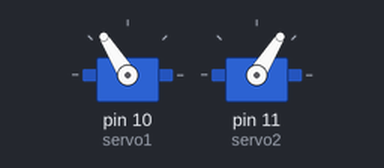
Bench run of a sketch on a simulated Arduino Uno, built with avr-gcc and run on an emulated ATmega328P. Shown: 2 × servo. At 1.0 s the program stops and its outputs stay as they are.

Above: at 0.1 s.
At 0.6 s:
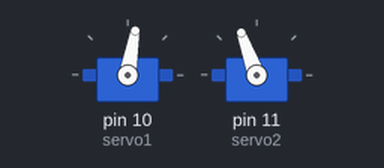
Timing chart, 0 to 2.1 s (numbered marks = the images above):
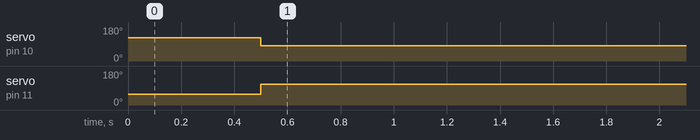

The sketch:

motorTest.ino
```cpp
#include <Servo.h>


Servo servo1;
Servo servo2;

void setup() {
  servo1.attach(10);
  servo2.attach(11);

}
void loop() {
  servo1.write(122);
  servo2.write(58);
  delay(500);
  servo1.write(80);
  servo2.write(110);
  delay(500);


  while(1);
}
```

Measured:
- by itself, servo on pin 10 (servo1): 122° → 80° at 0.50 s
- by itself, servo on pin 11 (servo2): 58° → 110° at 0.50 s
